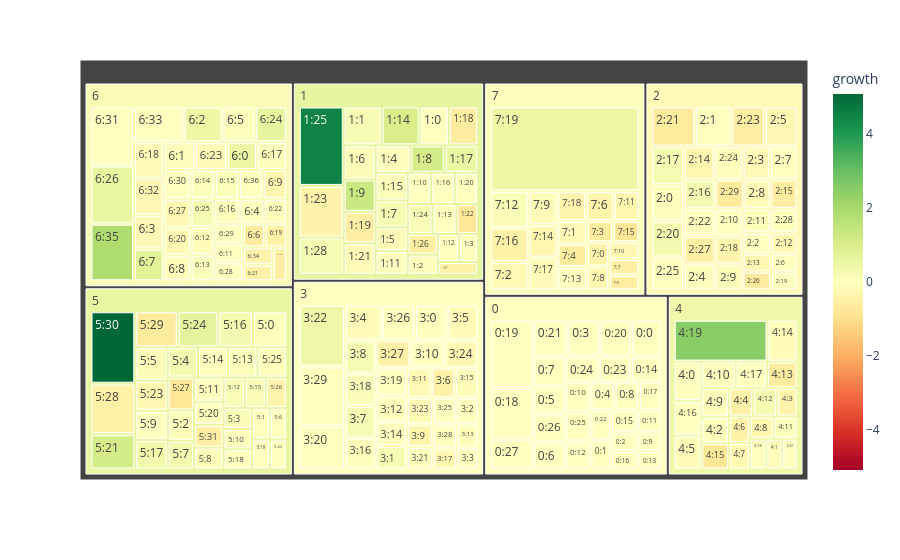

The notebook cell saved with this chart:
### Markdown cell above
Now that we've fit a Mapper graph, we can use `tm.plotting.growth_map` to generate a growth map. The size of each square indicates the number of data points in the corresponding topic, and it's colour represents the growth of that topic.

### Code cell
tm.plotting.growth_map(mapper)

### Figure 1 — Plotly figure (JSON) as saved in the notebook; plotly's stock layout.template omitted (floating-point values rounded to 4 significant figures; data arrays with more than 128 entries replaced by an {"elided": "..."} marker saying what was removed)
{"data": [{"branchvalues": "total", "customdata": {"elided": "235x1 float values"}, "domain": {"x": [0, 1], "y": [0, 1]}, "hovertemplate": "<b>%{label}</b><br>Count: %{value}<br>Growth: %{color:.2f}", "ids": {"elided": "235 str values"}, "labels": {"elided": "235 str values"}, "marker": {"coloraxis": "coloraxis", "colors": {"elided": "235 float values"}}, "name": "", "parents": {"elided": "235 str values"}, "type": "treemap", "values": {"elided": "235 float values"}}], "layout": {"coloraxis": {"cmid": 0, "colorbar": {"title": {"text": "growth"}}, "colorscale": [[0, "rgb(165,0,38)"], [0.1, "rgb(215,48,39)"], [0.2, "rgb(244,109,67)"], [0.3, "rgb(253,174,97)"], [0.4, "rgb(254,224,139)"], [0.5, "rgb(255,255,191)"], [0.6, "rgb(217,239,139)"], [0.7, "rgb(166,217,106)"], [0.8, "rgb(102,189,99)"], [0.9, "rgb(26,152,80)"], [1, "rgb(0,104,55)"]]}, "legend": {"tracegroupgap": 0}, "margin": {"t": 60}}}
